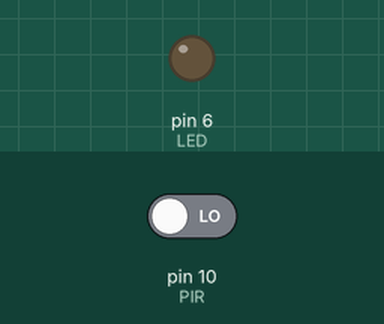
This sketch was run on a simulated Arduino Uno, built with avr-gcc and run on an emulated ATmega328P. Parts: output pins drawn as LEDs (lit = HIGH). The inputs (shaded band) are chosen by the test bench; at power-on: pin 10 (PIR) LOW. What the sketch prints to the serial monitor is not drawn.

Above: at 1.2 s.
1.3 s: pin 10 (PIR) driven HIGH
At 2.3 s:
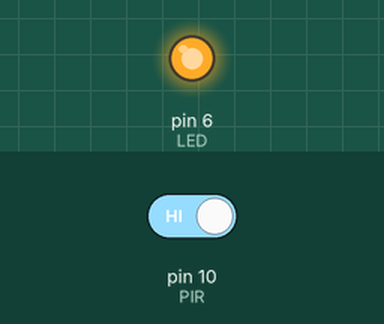
2.9 s: pin 10 (PIR) driven LOW
At 3.5 s:
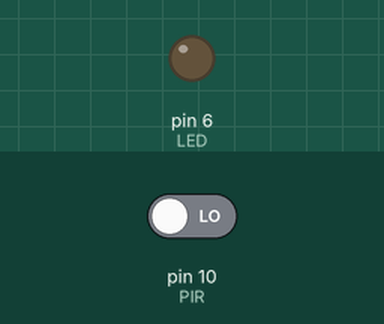
Timing chart, 0 to 5.9 s (numbered marks = the images above; inputs shaded):
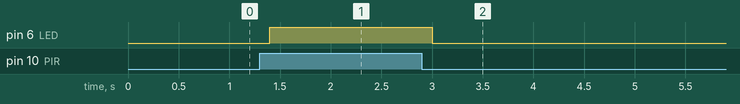

Measured:
- after the input at 1.3 s, pin 6 (LED): LOW → HIGH after 0.10 s
- after the input at 2.9 s, pin 6 (LED): HIGH → LOW after 0.10 s

The sketch:

sketch_apr13a.ino
```cpp
#define PIR 10
#define LED 6

void setup() {
   pinMode(PIR,INPUT);
   pinMode(LED,OUTPUT);

   Serial.begin(9600);
   Serial.println("START....");
}

void loop() {

  if(digitalRead(PIR)==HIGH)digitalWrite(LED,HIGH);
  else digitalWrite(LED,LOW);
  delay(200);
}
```
